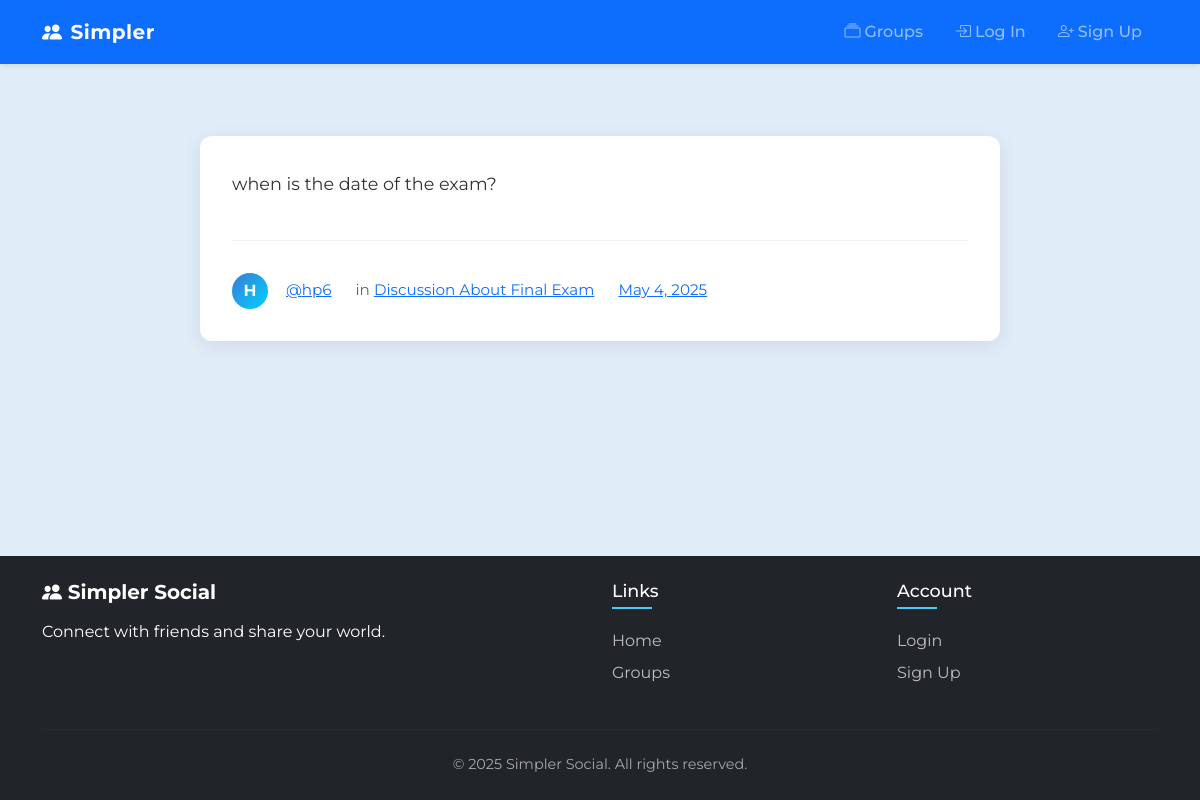
The app's page /posts/by/hp6/15/ with its own data.
### posts/models.py (models this page shows, shortened)
class Post(models.Model):
    user = models.ForeignKey(User, related_name='posts', on_delete=models.CASCADE)
    created_at = models.DateTimeField(auto_now_add=True)
    message = models.TextField()
    message_html = models.TextField(editable=False)
    group = models.ForeignKey(Group, on_delete=models.CASCADE, related_name='posts')
    class Meta:
        ordering = ['-created_at']
        unique_together = ['user','message']

### groups/models.py (models this page shows, shortened)
class Group(models.Model):  # Has many-to-many relationship with Users through GroupMember
    name = models.CharField(max_length=100, unique=True)
    slug = models.SlugField(allow_unicode=True, unique=True)
    description = models.TextField(blank=True, default='')
    description_html = models.TextField(editable=False, blank=True, default='')
    members = models.ManyToManyField(User, through='GroupMember', related_name='group_members')
    creator = models.ForeignKey(settings.AUTH_USER_MODEL, on_delete=models.CASCADE, related_name='created_groups', default=None)
    class Meta:
        ordering = ['name']

### posts/views.py (the view)
# urls.py: path('by/<str:username>/<int:pk>/', views.PostDetail.as_view(), name='single'),
class PostDetail(SelectRelatedMixin, generic.DetailView):
    model = models.Post
    select_related = ('user', 'group')
    def get_queryset(self):
        queryset = super().get_queryset()
        return queryset.filter(user__username__iexact=self.kwargs.get('username'))

### posts/templates/posts/post_detail.html (shortened to what this page needs)
{% extends "posts/post_base.html" %}
{% load static %}
{% block post_content %}
<div class="post-detail-container">
    <div class="post-content">
        {{ post.message_html|safe }}
    </div>
    <div class="post-meta">
        <div class="post-author">
            <div class="author-avatar">
                {{ post.user.username|slice:":1"|upper }}
            </div>
            <a href="{% url 'posts:for_user' username=post.user.username %}">
                @{{ post.user.username }}
            </a>
        </div>
        {% if post.group %}
        <div class="post-group">
            <span>in</span>
            <a href="{% url 'groups:single' slug=post.group.slug %}">
                {{ post.group.name }}
            </a>
        </div>
        {% endif %}
        <div class="post-time">
            <a href="{% url 'posts:single' username=post.user.username pk=post.pk %}">
                {{ post.created_at|date:"F j, Y" }}
            </a>
        </div>
    </div>
</div>
{% endblock %}

### static/simple_social/css/master.css (style rules this page uses)
:root { --primary: #4361ee; --primary-dark: #3a56d5; --primary-light: #4895ef; --accent: #f72585; --teal: #4cc9f0; --bg: #e0ecf8; --card: #ffffff; --text: #212529; --text-light: #6c757d; --border: #e9ecef; --success: #38b000; --warning: #ffaa00; --error: #ef233c; }
body.site-body { background-color: var(--bg); color: var(--text); font-family: 'Montserrat', 'Poppins', sans-serif; display: flex; flex-direction: column; min-height: 100vh; padding-top: 56px; }
.author-avatar { display: inline-flex; align-items: center; justify-content: center; width: 32px; height: 32px; background-color: #3a7bd5; color: white; border-radius: 50%; margin-right: 10px; font-weight: bold; font-size: 16px; }
.post-detail-container { max-width: 800px; margin: 2rem auto; padding: 2rem; background: white; border-radius: 12px; box-shadow: 0 4px 20px rgba(0, 0, 0, 0.08); }
.post-content { font-size: 1.1rem; line-height: 1.8; color: #333; margin-bottom: 2rem; padding-bottom: 1.5rem; border-bottom: 1px solid #f0f0f0; }
.post-meta { display: flex; align-items: center; gap: 1.5rem; font-size: 0.95rem; color: #666; }
.post-author { display: flex; align-items: center; gap: 0.5rem; }
.author-avatar { width: 36px; height: 36px; background: linear-gradient(135deg, #3a7bd5, #00d2ff); color: white; border-radius: 50%; display: flex; align-items: center; justify-content: center; font-weight: bold; }

### records on screen
Post: message_html "when is the date of the exam?", user.username "H", user.username "hp6", group.name "Discussion About Final Exam", created_at "May 4, 2025"
